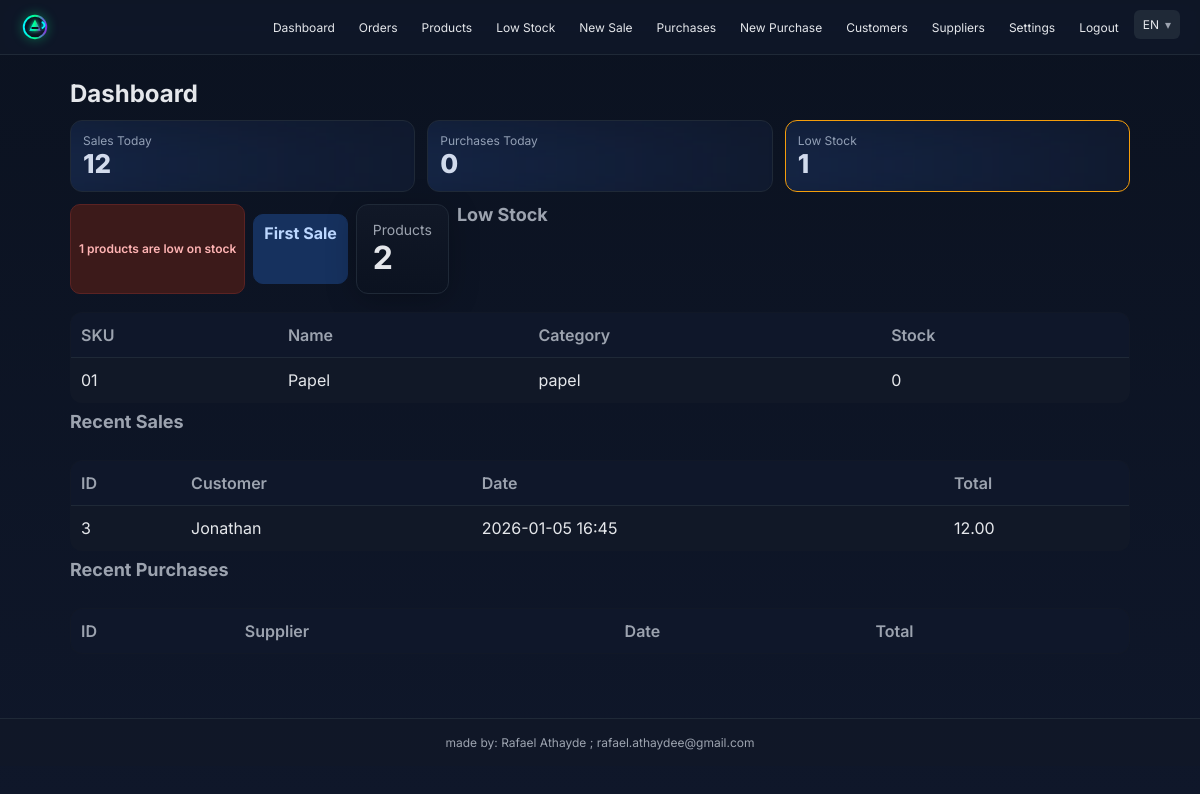
The app's page /dashboard (signed in) with its own data.
### inventory_app/app.py (models this page shows)
class Achievement(db.Model):
    id = db.Column(db.Integer, primary_key=True)
    user_id = db.Column(db.Integer, db.ForeignKey("user.id"))
    key = db.Column(db.String(64))
    title = db.Column(db.String(255))
    unlocked_at = db.Column(db.DateTime, default=datetime.utcnow)

class Product(db.Model):
    id = db.Column(db.Integer, primary_key=True)
    sku = db.Column(db.String(64), nullable=False)
    name = db.Column(db.String(255), nullable=False)
    category = db.Column(db.String(128))
    category_id = db.Column(db.Integer, db.ForeignKey("category.id"), nullable=True)
    created_at = db.Column(db.DateTime, default=datetime.utcnow)
    price = db.Column(db.Float, default=0)
    stock = db.Column(db.Integer, default=0)
    user_id = db.Column(db.Integer, db.ForeignKey("user.id"))
    category_rel = db.relationship("Category")
    __table_args__ = (db.UniqueConstraint("user_id", "sku", name="uq_product_user_sku"),)

class SalesOrder(db.Model):
    id = db.Column(db.Integer, primary_key=True)
    customer_id = db.Column(db.Integer, db.ForeignKey("customer.id"))
    date = db.Column(db.DateTime, default=datetime.utcnow)
    status = db.Column(db.String(32), default="open")
    total = db.Column(db.Float, default=0)
    user_id = db.Column(db.Integer, db.ForeignKey("user.id"))
    customer = db.relationship("Customer")

class Customer(db.Model):
    id = db.Column(db.Integer, primary_key=True)
    name = db.Column(db.String(255), nullable=False)
    email = db.Column(db.String(255))
    phone = db.Column(db.String(64))
    user_id = db.Column(db.Integer, db.ForeignKey("user.id"))

### inventory_app/app.py (the view)
@app.route("/dashboard")
@require_login
def dashboard():
    uid = session.get("uid")
    low_stock = Product.query.filter(Product.user_id == uid, Product.stock < 5).order_by(Product.stock.asc()).limit(10).all()
    recent_sales = SalesOrder.query.filter(SalesOrder.user_id == uid).order_by(SalesOrder.date.desc()).limit(10).all()
    recent_purchases = PurchaseOrder.query.filter(PurchaseOrder.user_id == uid).order_by(PurchaseOrder.date.desc()).limit(10).all()
    product_count = db.session.query(func.count(Product.id)).filter(Product.user_id == uid).scalar()
    alerts = []
    low_count = db.session.query(func.count(Product.id)).filter(Product.user_id == uid, Product.stock < 5).scalar()
    if low_count > 0:
        alerts.append(f"{low_count} products are low on stock")
    now = datetime.utcnow()
    day = timedelta(days=1)
    s1 = db.session.query(func.coalesce(func.sum(SalesOrder.total), 0)).filter(SalesOrder.user_id == uid, SalesOrder.date >= now - day).scalar() or 0
    s2 = db.session.query(func.coalesce(func.sum(SalesOrder.total), 0)).filter(SalesOrder.user_id == uid, SalesOrder.date < now - day, SalesOrder.date >= now - day*2).scalar() or 0
    if s2 > 0 and s1 < s2 * 0.7:
        alerts.append("Sales have dropped compared to yesterday")
    badges = Achievement.query.filter(Achievement.user_id == uid).order_by(Achievement.unlocked_at.desc()).all()
    return render_template("index.html", low_stock=low_stock, recent_sales=recent_sales, recent_purchases=recent_purchases, product_count=product_count, alerts=alerts, badges=badges)

### inventory_app/app.py (called while the page is built)
def get_lang():
    l = session.get("lang", "en")
    return l if l in ("en", "pt") else "en"

def t(key):
    lang = get_lang()
    m = TRANSLATIONS.get(lang, {})
    return m.get(key, key)

def require_login(f):
    @wraps(f)
    def wrapper(*args, **kwargs):
        if not session.get("uid"):
            return redirect(url_for("auth_login"))
        return f(*args, **kwargs)
    return wrapper

def current_user():
    uid = session.get("uid")
    return User.query.get(uid) if uid else None

@app.context_processor
def inject_globals():
    u = current_user()
    return {
        "user": u,
        "is_admin": bool(u and u.is_admin),
        "logged_in": bool(session.get("uid")),
        "paid_access": bool(u and has_active_access(u.id)),
        "t": t,
        "lang": get_lang()
    }

def has_active_access(uid):
    now = datetime.utcnow()
    q = LicenseKey.query.filter(LicenseKey.redeemed_by_user_id == uid, LicenseKey.status == "active")
    q = q.filter((LicenseKey.expires_at == None) | (LicenseKey.expires_at > now))
    return q.first() is not None

### inventory_app/templates/index.html (shortened to what this page needs)
{% extends "base.html" %}
{% block content %}
<h1>{{ t('Dashboard') }}</h1>
<div class="dash-cards">
  <div class="dash-card">
    <div class="dc-label">{{ t('Sales Today') }}</div>
    <div class="dc-value" id="dc-sales">0</div>
  </div>
  <div class="dash-card">
    <div class="dc-label">{{ t('Purchases Today') }}</div>
    <div class="dc-value" id="dc-purchases">0</div>
  </div>
  <div class="dash-card alert">
    <div class="dc-label">{{ t('Low Stock') }}</div>
    <div class="dc-value" id="dc-low">0</div>
  </div>
</div>
{% if alerts and alerts|length > 0 %}
<div class="alerts">
  {% for a in alerts %}
  <div class="alert-pill">{{ a }}</div>
  {% endfor %}
{% endif %}
{% if badges and badges|length > 0 %}
<div class="badges">
  {% for b in badges %}
    <div class="badge">{{ b.title }}</div>
  {% endfor %}
</div>
{% endif %}
<div class="card" style="max-width:280px">
  <div style="font-size:14px;color:var(--muted)">{{ t('Products label') }}</div>
  <div style="font-size:32px;font-weight:700">{{ product_count }}</div>
</div>
<h2>{{ t('Low Stock') }}</h2>
<table>
  <tr><th>{{ t('SKU') }}</th><th>{{ t('Name') }}</th><th>{{ t('Category') }}</th><th>{{ t('Stock') }}</th></tr>
  {% for p in low_stock %}
  <tr><td>{{ p.sku }}</td><td>{{ p.name }}</td><td>{{ p.category }}</td><td>{{ p.stock }}</td></tr>
  {% endfor %}
</table>
<h2>{{ t('Recent Sales') }}</h2>
<table>
  <tr><th>{{ t('ID') }}</th><th>{{ t('Customer') }}</th><th>{{ t('Date') }}</th><th>{{ t('Total') }}</th></tr>
  {% for o in recent_sales %}
  <tr><td>{{ o.id }}</td><td>{{ o.customer.name if o.customer else "" }}</td><td>{{ o.date.strftime("%Y-%m-%d %H:%M") }}</td><td>{{ "%.2f"|format(o.total) }}</td></tr>
  {% endfor %}
</table>
<h2>{{ t('Recent Purchases') }}</h2>
<table>
  <tr><th>{{ t('ID') }}</th><th>{{ t('Supplier') }}</th><th>{{ t('Date') }}</th><th>{{ t('Total') }}</th></tr>
</table>
{% endblock %}

### inventory_app/static/style.css (style rules this page uses)
:root { --bg:#0f172a; --surface:#0b1220; --panel:#111827; --muted:#9ca3af; --text:#e5e7eb; --border:#1f2937; --primary:#3b82f6; --primary-contrast:#ffffff }
* { box-sizing:border-box }
html,body { height:100% }
body { margin:0; background:linear-gradient(180deg,#0b1220 0%,#0f172a 100%); color:var(--text); font-family:'Inter',system-ui,-apple-system,Segoe UI,Roboto,Helvetica,Arial,sans-serif; -webkit-font-smoothing:antialiased; -moz-osx-font-smoothing:grayscale }
h1,h2 { margin:0 0 10px }
h1 { font-size:24px }
h2 { font-size:18px;color:var(--muted) }
.card { background:linear-gradient(180deg,#111827 0%,#0b1220 100%); border:1px solid var(--border); border-radius:12px; padding:16px; box-shadow:0 6px 30px rgba(0,0,0,.25) }
table { width:100%; border-collapse:collapse; margin-top:10px; background:var(--panel); border:1px solid var(--border); border-radius:12px; overflow:hidden }
th,td { padding:12px 10px;text-align:left;border-bottom:1px solid var(--border) }
th { background:#0f172a;color:var(--muted);font-weight:600 }
.dash-cards { display:grid;grid-template-columns:1fr 1fr 1fr;gap:12px;margin:12px 0 }
.dash-card { background:#0f172a;border:1px solid var(--border);border-radius:12px;padding:12px;position:relative;overflow:hidden }
.dash-card:after { content:"";position:absolute;inset:auto -30% -20% -30%;height:80px;background:linear-gradient(90deg,rgba(59,130,246,.22),transparent);filter:blur(40px) }
.dash-card .dc-label { color:var(--muted);font-size:12px }
.dash-card .dc-value { font-size:26px;font-weight:800 }
.dash-card.alert { border-color:#f59e0b }
.alerts { display:flex;flex-wrap:wrap;gap:8px;margin:10px 0 }
.alert-pill { background:#3c1a1a;border:1px solid #5b2323;color:#ffb4b4;border-radius:10px;padding:4px 8px;font-weight:600;font-size:12px;line-height:1;display:inline-flex;align-items:center;white-space:nowrap }
.badges { display:flex;flex-wrap:wrap;gap:8px;margin:10px 0 }
.badge { background:#16315e;border:1px solid #16315e;color:#bcd7ff;border-radius:10px;padding:8px 10px;font-weight:700 }

### records on screen
Achievement: title "First Sale"
Product: sku "01", name "Papel", category "papel", stock "0"
SalesOrder: id "3", customer "Jonathan", date "2026-01-05 16:45", total "12.00"

### other values on screen
{{ t('Dashboard') }} "Dashboard"
{{ t('Orders') }} "Orders"
{{ t('Products') }} "Products"
{{ t('Low Stock') }} "Low Stock"
{{ t('New Sale') }} "New Sale"
{{ t('Purchases') }} "Purchases"
{{ t('New Purchase') }} "New Purchase"
{{ t('Customers') }} "Customers"
{{ t('Suppliers') }} "Suppliers"
{{ t('Settings') }} "Settings"
{{ t('Logout') }} "Logout"
{{ lang|upper }} "EN"
{{ t('Sales Today') }} "Sales Today"
{{ t('Purchases Today') }} "Purchases Today"
{{ a }} "1 products are low on stock"
